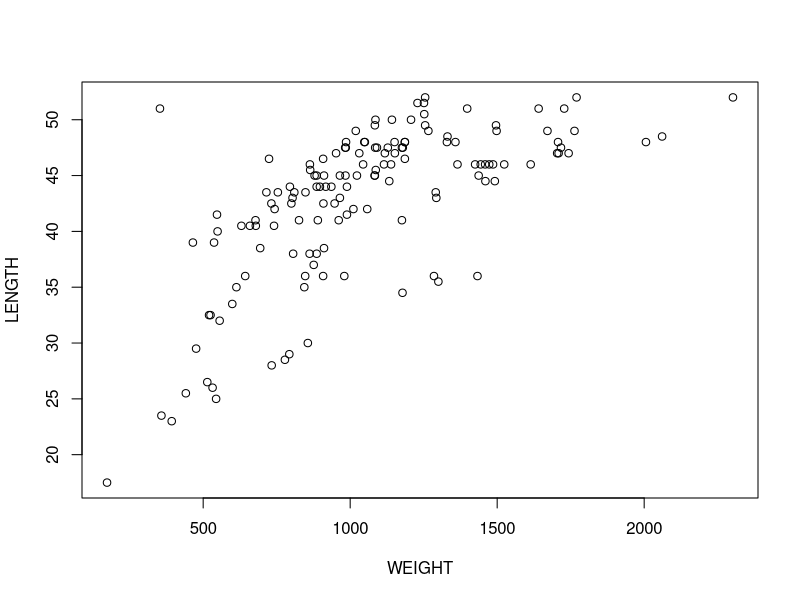
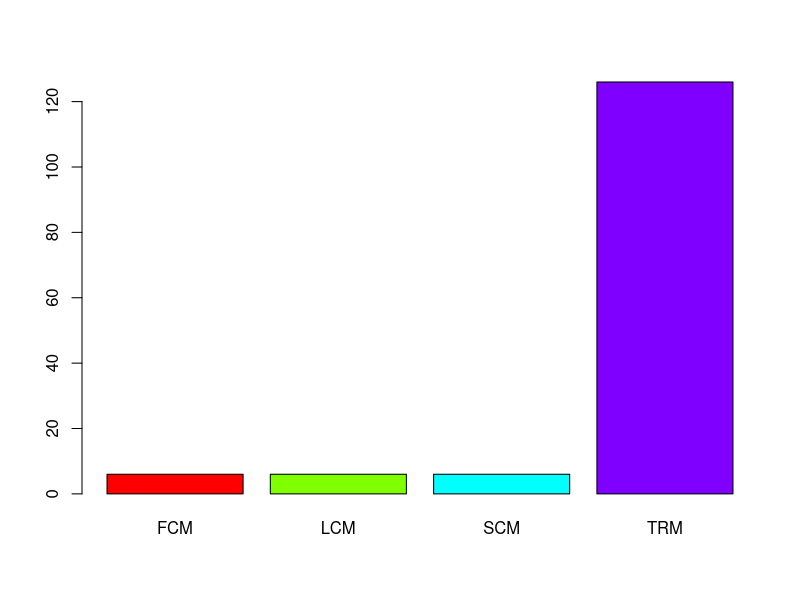
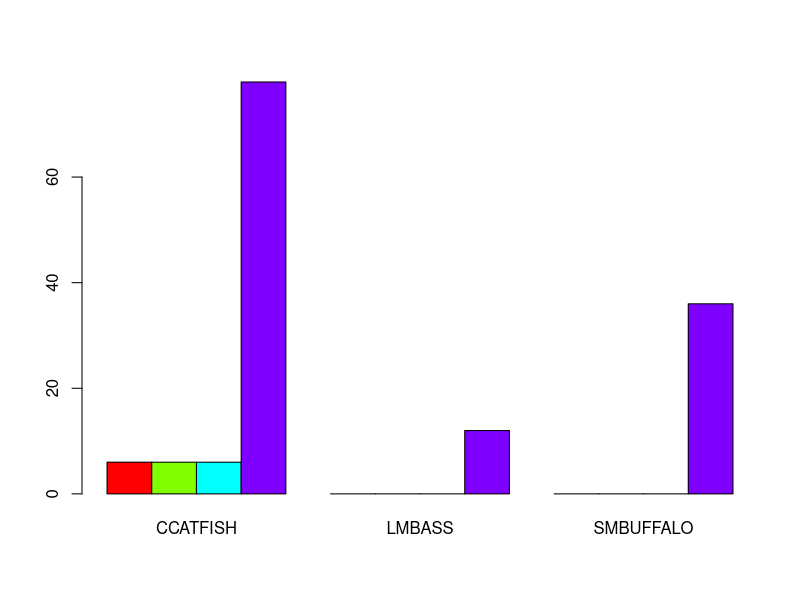
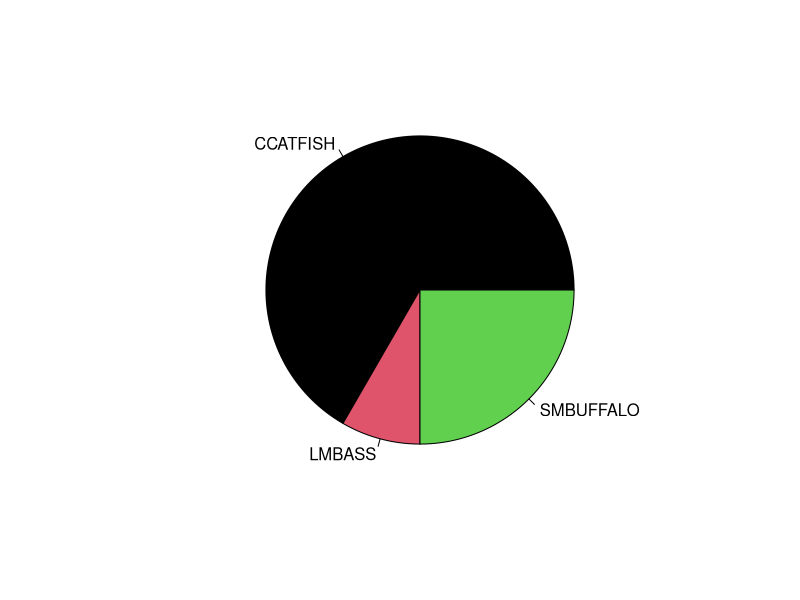
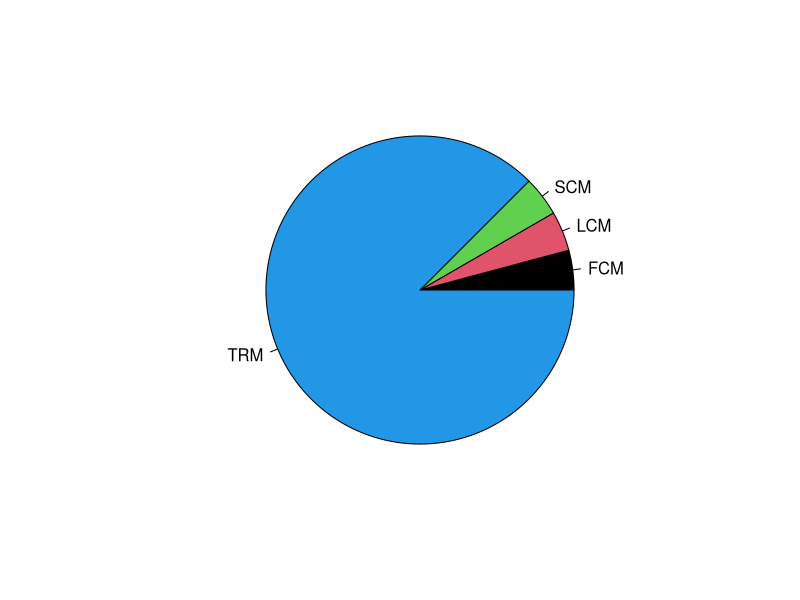
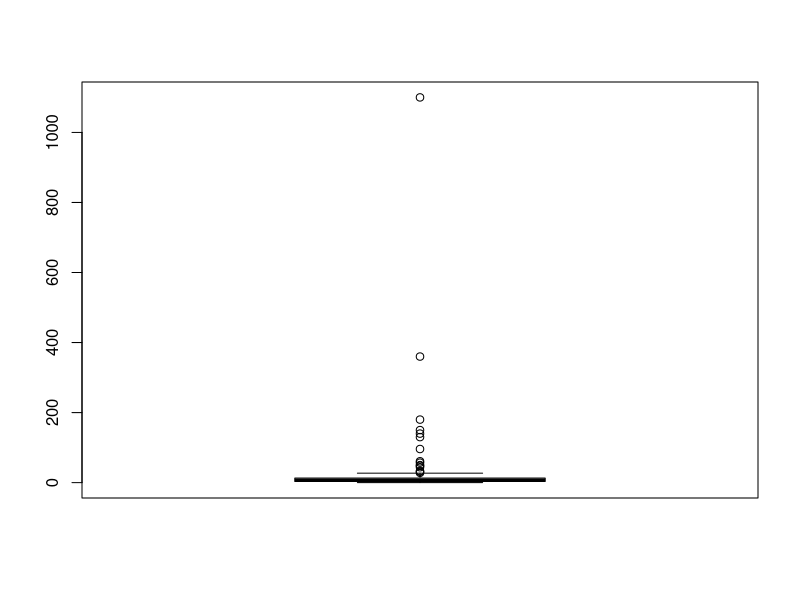
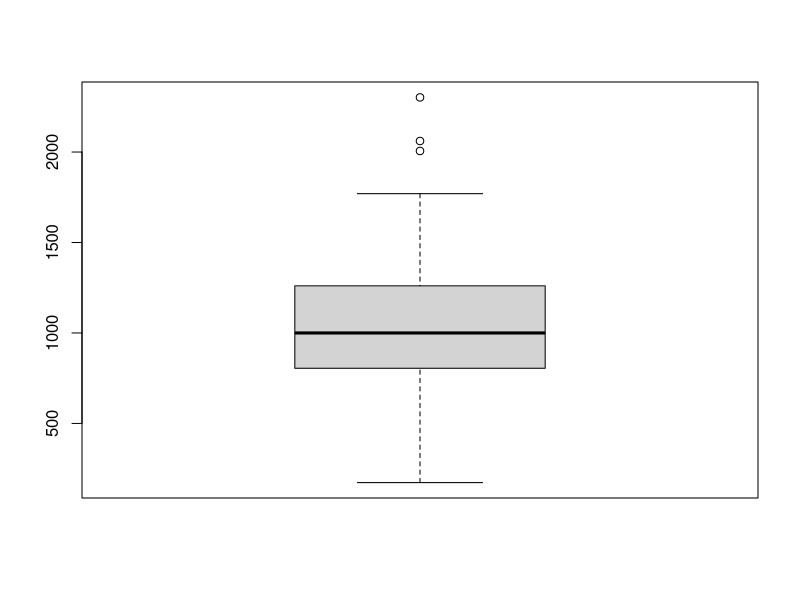
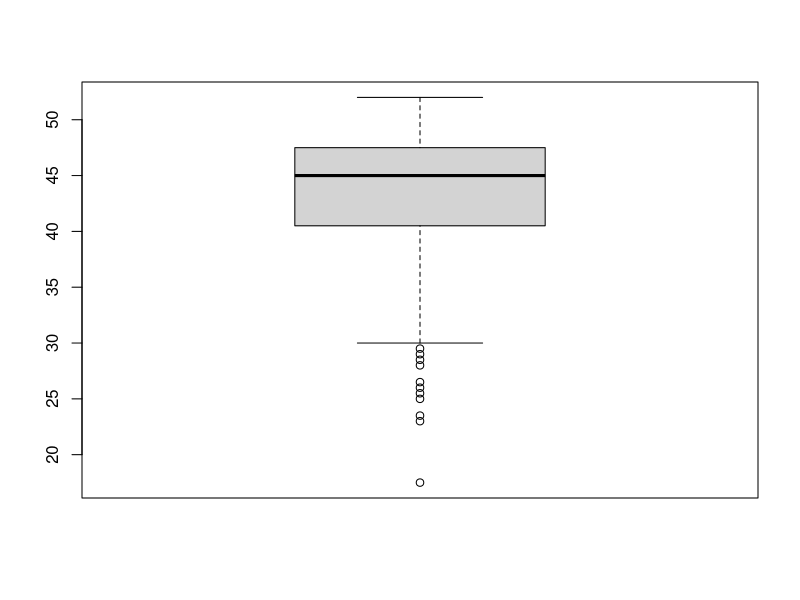

Write R code to recreate these figures, in order.
## ---- chunk 1
knitr::opts_chunk$set(echo = TRUE)
library(dplyr)
library(ggplot2)
## ---- chunk 2
setwd("/Users/jonathandouglas/MATH4753/FALL244753doug0080/Labs/Lab1")
getwd()
#Hello
## ---- chunk 3
ddt <- read.csv("DDT-1.csv", header = TRUE)
head(ddt)
## ---- chunk 4
#ddt already exists, Print the head of ddt
head(ddt)
## ---- chunk 5
#Number of species in the dataset
unique(ddt$SPECIES) %>% length()
## ---- chunk 6
#Filter and print the data
ddt %>% filter(SPECIES == "LMBASS" & WEIGHT > 800)
## ---- chunk 7
#Filter and print the data
ddt %>% filter(RIVER == "SCM" & DDT > 4.0)
## ---- chunk 8
#Calculate the mean length of the fish
mean(ddt$LENGTH)
## ---- chunk 9
#Standard deviation from weight
sd(ddt$WEIGHT)
## ---- chunk 10
#Plot Length vs Weight
plot(LENGTH~WEIGHT, data = ddt)
## ---- chunk 11
v = 1:20
v/20
## ---- chunk 12
#Create a table of the river
riv=with(ddt,table(RIVER))
riv
## ---- chunk 13
#Create a color-coded barplot of the rivers
barplot(riv,col=rainbow(4))
## ---- chunk 14
#Create a table of the river
riv_sp=with(ddt,table(RIVER, SPECIES))
riv_sp
## ---- chunk 15
#Create a color-coded barplot of the rivers
barplot(riv_sp,beside = TRUE, col=rainbow(4))
## ---- chunk 16
#Plot pie chart of fish species
sp = with(ddt, table(SPECIES))
pie(sp, col = 1:4)
## ---- chunk 17
#Plot pie chart of fish species
sp = with(ddt, table(RIVER))
pie(sp, col = 1:4)
## ---- chunk 18
#Create a boxplot of the DDT
boxplot(ddt$DDT)
## ---- chunk 19
#Plot a boxplot of WEIGHT
boxplot(ddt$WEIGHT)
## ---- chunk 20
#Create boxplot of length
boxplot(ddt$LENGTH)
## ---- chunk 21
#embellish the plot with species using color using 'ifelse(test,yes,no)'
fishcol=with(ddt,ifelse(SPECIES=="CCATFISH","Red",
                        ifelse(SPECIES=="SMBUFFALO","Blue","Green")))

coplot(LENGTH~WEIGHT|RIVER,data=ddt,col=fishcol)
## ---- chunk 22
coplot(DDT~WEIGHT|SPECIES,data=ddt,col=fishcol)
## ---- chunk 23
#Create boxplot with our name on it using ggplot
ggplot(ddt, aes(x = SPECIES, y = WEIGHT, fill = RIVER)) + geom_boxplot() + ggtitle("Jonathan Douglas")
## ---- chunk 24
#Create the violin plot
ggplot(ddt, aes(x = RIVER, y = LENGTH, fill = SPECIES)) + geom_violin() + ggtitle("Jonathan Douglas")
## ---- chunk 25
#Create the scatter plot
ggplot(ddt, aes(x = WEIGHT, y = LENGTH, color = SPECIES)) + geom_point()+ ggtitle("Jonathan Douglas")
